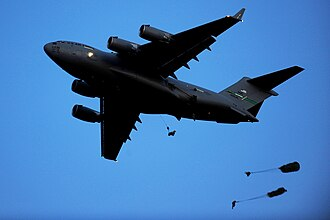
#> input picture tamrinpy/AI/image proccessing/opencv/images/image1.jpg, 330 x 220 px
$ python lesson1.py
#> lines starting #> are read from the running program, lines starting #| are printed output that depends on the picture
import numpy as np
import cv2 as cv
from matplotlib import pyplot as plt

img = cv.imread('images/image1.jpg', cv.IMREAD_GRAYSCALE)
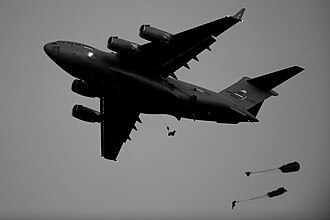
#> img: shape (220, 330); min 0, max 255, mean 109.4
imgcolor = cv.imread('images/image2.jpg', cv.IMREAD_COLOR)
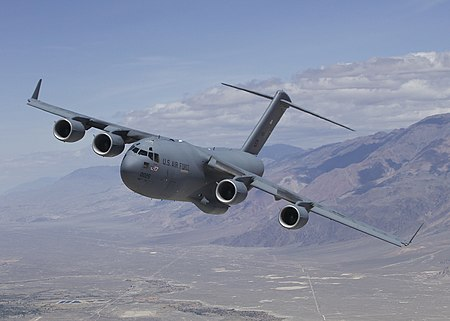
#> input picture tamrinpy/AI/image proccessing/opencv/images/image2.jpg, 450 x 321 px
#> imgcolor is the input picture: shape (321, 450, 3); mean B, G, R 164.9, 143.6, 135.5

# cv.IMREAD_GRAYSCALE              0
#cv.IMREAD_COLOR                   1
#cv.IMREAD_UNCHANGED(Chanel alfa) -1


# cv.imshow("IMAGE display", img)
# cv.imshow("IMAGE Color display", imgcolor)
# cv.waitKey(0)
# cv.destroyAllWindows()
# cv.imwrite('saveimages/saveimage.jpg', img)

# (R,G,B) normal
# (B,G,R) in opencv
# RGBA, BGRA

plt.imshow(imgcolor, interpolation="bicubic")
plt.xticks([]), plt.yticks([])
plt.plot([50,100], [100,200], "c", linewidth=5)
plt.show()
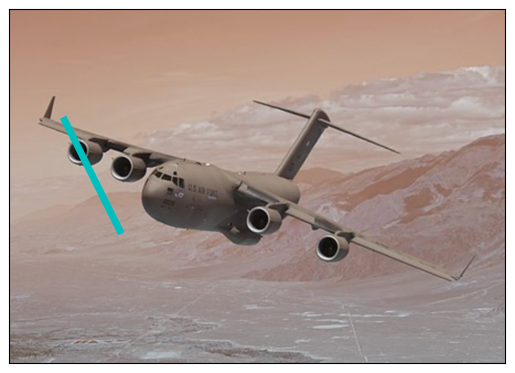
#> figure drawn by matplotlib, 1 panel; B, G, R data is drawn as R, G, B
